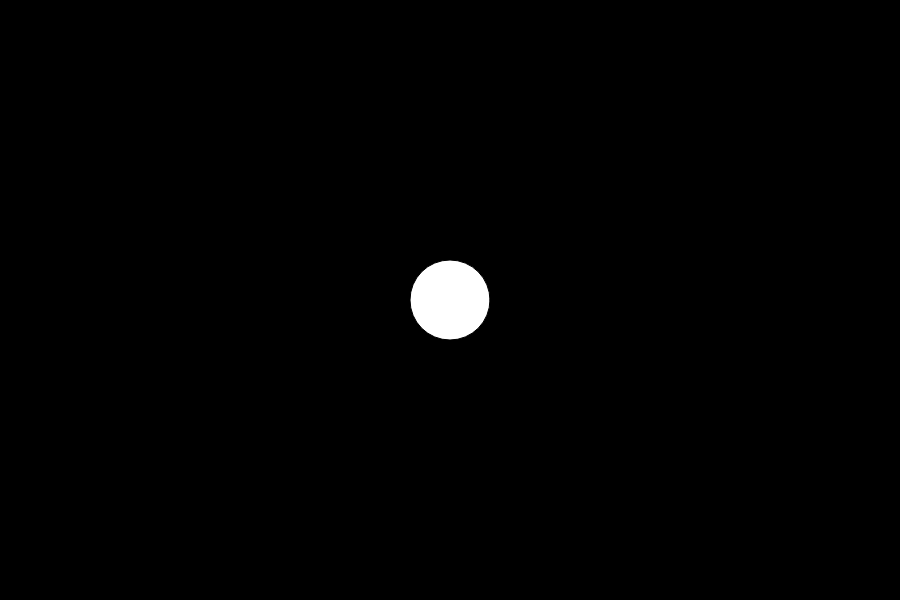
Frame 1 (no input)
Frame 60 (no input): identical to frame 1, image omitted
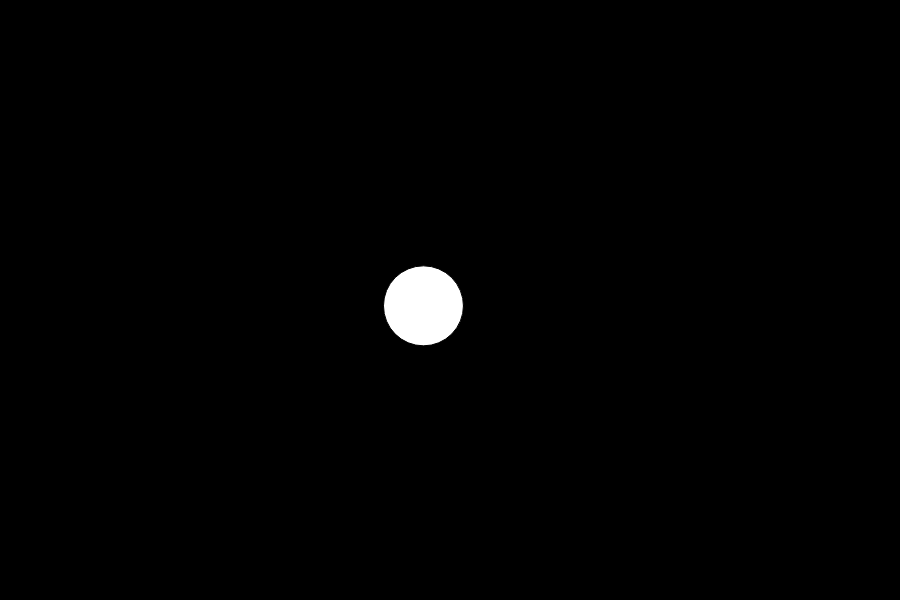
Frame 120 (the mouse pressed at the canvas centre since frame 60)

The p5.js sketch that drew these frames (run headless with seeded random() and noise() and a simulated clock; from frame 60 on, the mouse is pressed at the canvas centre):

// p5.js sketch
// ── sketch.js
function setup() {
  createCanvas(900, 600)
  background(0)
  tickle = new Tickle()
}

function draw() {
  background(0)
  tickle.move(mouseX, mouseY)
  tickle.display()
}

// Tickler Walker
class Tickle {
  constructor() {
    this.circle = createVector(width / 2, height / 2)
    this.diameter = random(30, 100)
    this.speed = 10
  }

  move(mouseX, mouseY) {
    let mouse = createVector(mouseX, mouseY)
    if (p5.Vector.dist(this.circle, mouse) < this.diameter / 2) {
      this.circle.x += random(-this.speed, this.speed)
      this.circle.y += random(-this.speed, this.speed)
    }
  }

  display() {
    fill(255)
    ellipse(this.circle.x, this.circle.y, this.diameter, this.diameter)
  }
}
